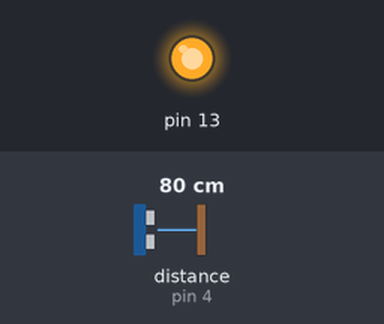
Simulated run of this sketch. Board: Arduino Uno, built with avr-gcc and run on an emulated ATmega328P. On the bench: output pins drawn as LEDs (lit = HIGH). Wiring (inferred from the names in the program): ultrasonic range finder: trigger pin 4; echo pin 4. Inputs (shaded band) come from the test bench; at power-on: distance to the obstacle (sensor on pin 4) 80 cm. The echo pulse lasts 58.3 µs per cm.

Above: at 1.2 s.
1.3 s: distance to the obstacle (sensor on pin 4) set to 63 cm
2.8 s: distance to the obstacle (sensor on pin 4) set to 57 cm
At 3.7 s:
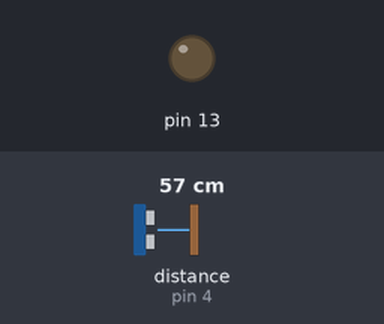
4.3 s: distance to the obstacle (sensor on pin 4) set to 120 cm
At 5.0 s:
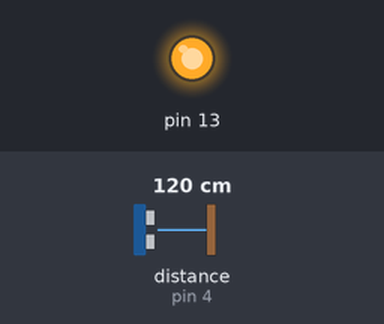
5.8 s: distance to the obstacle (sensor on pin 4) set to 2 cm
At 7.1 s:
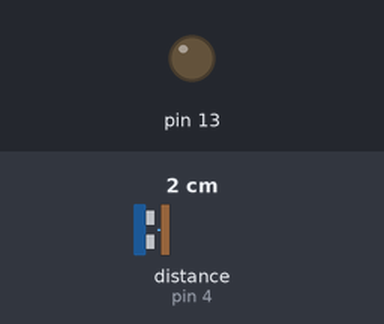
Timing chart, 0 to 8.3 s (numbered marks = the images above; inputs shaded):
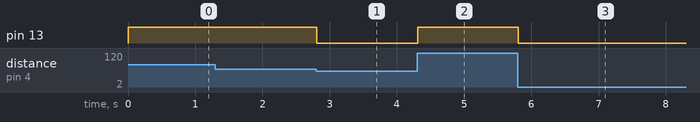

Measured:
- the behaviour switches between 61 and 60 cm on distance to the obstacle (sensor on pin 4) (found by bisection; images 0 and 1)
- after the input at 1.3 s, every drawn part: stays the same
- after the input at 2.8 s, pin 13: HIGH → LOW at once
- after the input at 4.3 s, pin 13: LOW → HIGH at once
- after the input at 5.8 s, pin 13: HIGH → LOW at once

The sketch:

Ultrasonic_Sensor.ino
```cpp
const int uds=4;
void setup(){
  pinMode(13,OUTPUT);
}


void loop(){
float uds_value;
  pinMode(uds, OUTPUT);
  digitalWrite(uds, LOW);
  digitalWrite(uds, HIGH);
  digitalWrite(uds, LOW);

  pinMode(uds, INPUT);
  uds_value = pulseIn(uds, HIGH);
  float distance_in_cm = uds_value/29/2;


  if(distance_in_cm > 60){
    digitalWrite(13,HIGH);
  }
  else{
    digitalWrite(13,LOW);
    }
    }
```
